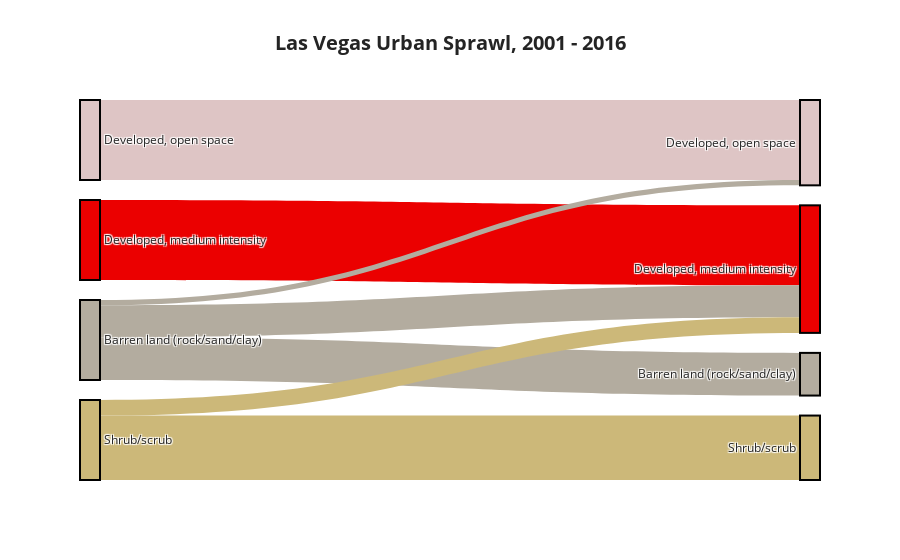

Notebook code cell kept with this figure:
### Markdown cell above
## NLCD

### Code cell
vegas = ee.Geometry.Polygon([[[-115.01184401606046, 36.24170785506492],
          [-114.98849806879484, 36.29928186470082],
          [-115.25628981684171, 36.35238941394592],
          [-115.34692702387296, 36.310348922031565],
          [-115.37988600824796, 36.160811202271944],
          [-115.30298171137296, 36.03653336474891],
          [-115.25628981684171, 36.05207884201088],
          [-115.26590285395109, 36.226199908103695],
          [-115.19174513910734, 36.25499793268206]]])

start = ee.Image(f"USGS/NLCD/NLCD2001")
end = ee.Image(f"USGS/NLCD/NLCD2016")

dataset = geevis.datasets.nlcd2016

title = "Las Vegas Urban Sprawl, 2001 - 2016"

data = geevis.lulc.sample_change(start, end, vegas, dataset=dataset, n=100, scale=30)
plot = geevis.lulc.plot_sankey(data, "2001", "2016", dataset=dataset, max_classes=4, title=title)
plot

### Figure 1 — Plotly figure (JSON) as saved in the notebook; plotly's stock layout.template omitted (floating-point values rounded to 4 significant figures)
{"data": [{"arrangement": "snap", "link": {"color": ["#dec5c5", "#eb0000", "#b3ac9f", "#b3ac9f", "#b3ac9f", "#ccb879", "#ccb879"], "hovertemplate": "%{value}% of <i>%{source.label}</i> became <i>%{target.label}</i><extra></extra>", "source": [0, 1, 2, 2, 2, 3, 3], "target": [4, 5, 4, 5, 6, 5, 7], "value": [100, 100, 6.667, 40, 53.33, 19.44, 80.56]}, "node": {"color": ["#dec5c5", "#eb0000", "#b3ac9f", "#ccb879", "#dec5c5", "#eb0000", "#b3ac9f", "#ccb879"], "customdata": ["2001", "2001", "2001", "2001", "2016", "2016", "2016", "2016"], "hovertemplate": "%{label} (%{customdata})<extra></extra>", "label": ["Developed, open space", "Developed, medium intensity", "Barren land (rock/sand/clay)", "Shrub/scrub", "Developed, open space", "Developed, medium intensity", "Barren land (rock/sand/clay)", "Shrub/scrub"], "line": {"color": "black", "width": 2}}, "textfont": {"size": 12}, "type": "sankey"}], "layout": {"font": {"size": 14}, "title": {"text": "<b>Las Vegas Urban Sprawl, 2001 - 2016</b>", "x": 0.5}}}
